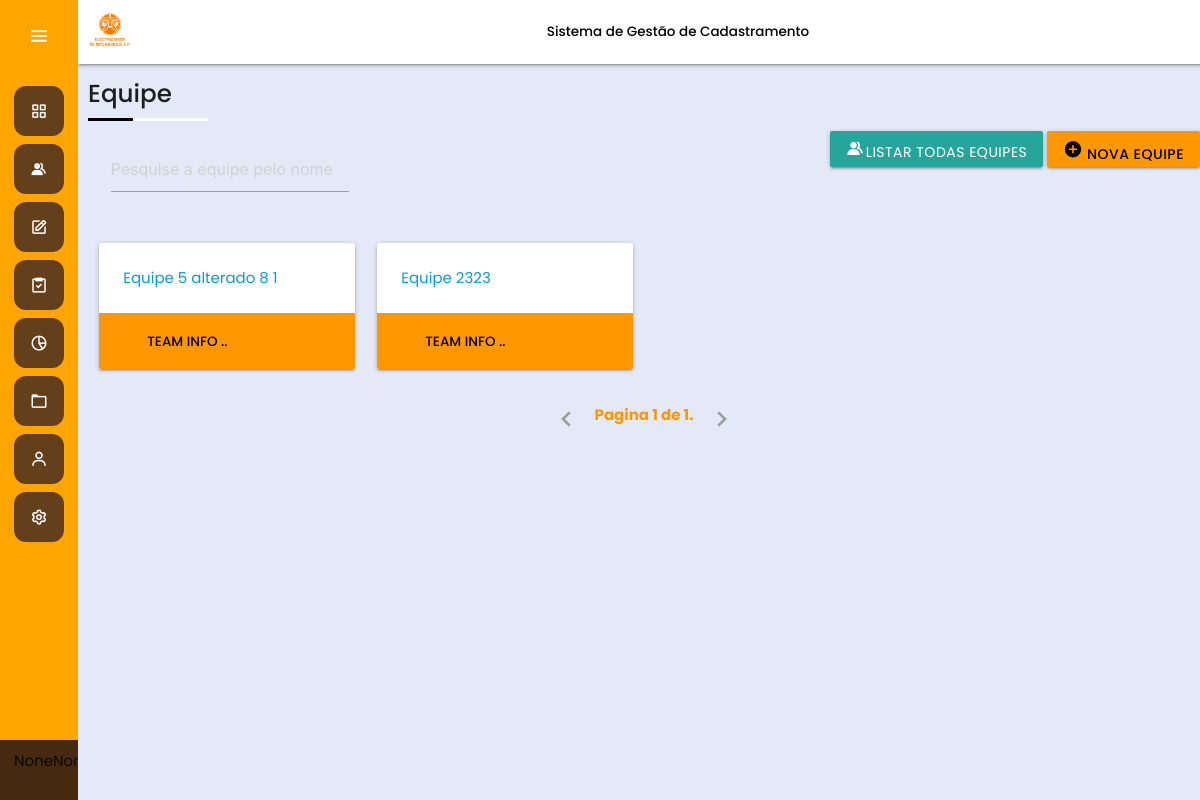
Before: /team/ with the older database file.
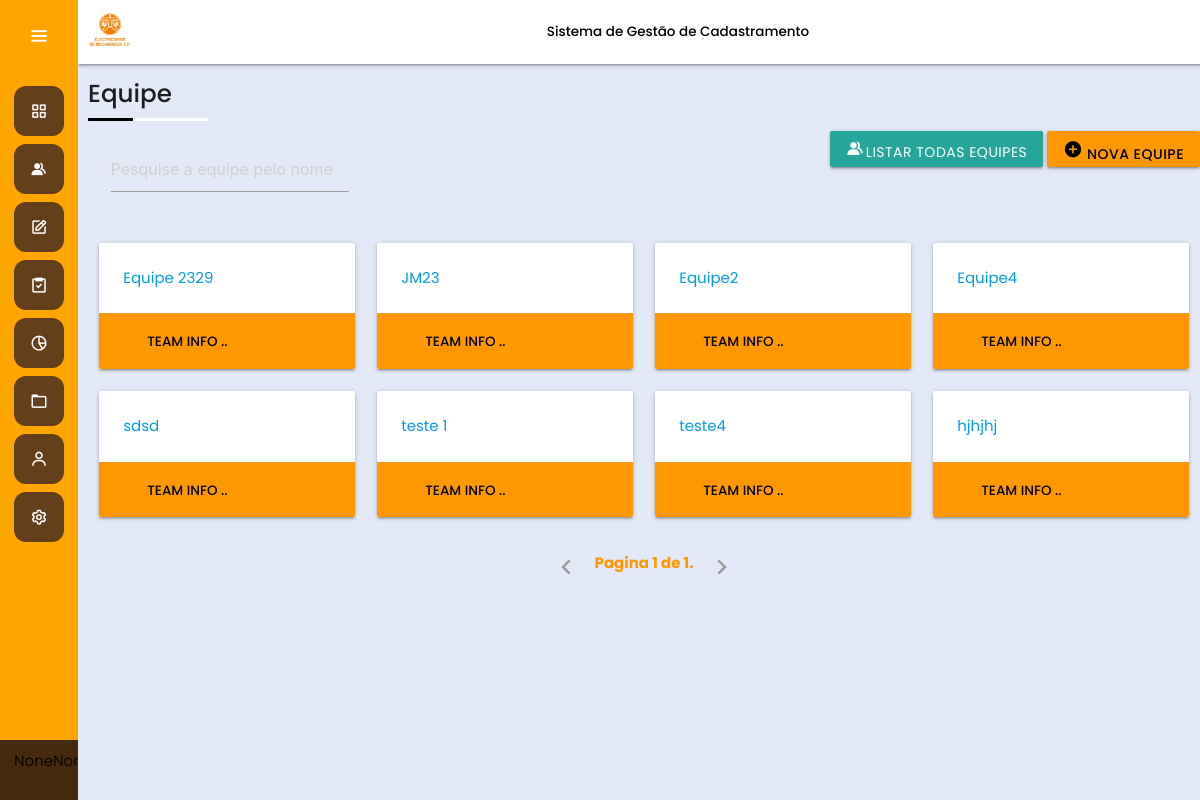
After: the same page with the newer database file.
### Team/models.py (models this page shows, shortened)
class Team(models.Model):
    name = models.CharField(max_length=100, unique=True)
    slug = models.SlugField(default="", null=False)
    state = models.BooleanField(default=True)
    asc = models.ForeignKey(ASC, on_delete=models.CASCADE)
    creator = models.ForeignKey(User, on_delete=models.CASCADE, related_name='created_teams')
    membros = models.ForeignKey(User, on_delete=models.CASCADE, related_name='teams_members', limit_choices_to={'user_type__in':['tecnico_campo']}, default=1)
    membros_1 = models.ForeignKey(User, on_delete=models.CASCADE, related_name='teams_members_1', limit_choices_to={'user_type__in':['tecnico_campo']}, default=1)
    supervisor = models.ForeignKey(User, on_delete=models.CASCADE, related_name='teams_supervisor', limit_choices_to={'user_type__in':['supervisor_campo']}, default=1)
    date_created = models.DateTimeField(default=timezone.now)

### Team/views.py (the view, shortened to what this page needs)
# urls.py: path('', views.Templateview.as_view(), name='project_show'),
class Templateview(TemplateView):
    template_name = "team_view.html"
    def get_context_data(self, **kwargs):
        context = super().get_context_data(**kwargs)
        all_teams = Team.objects.all()
        page = self.request.GET.get('page', 1)
        paginator = Paginator(all_teams, 8)  # Show 10 teams per page
        try:
            teams = paginator.page(page)
        except PageNotAnInteger:
            teams = paginator.page(1)
        except EmptyPage:
            teams = paginator.page(paginator.num_pages)
        context['equipes'] = teams
        return context

### templates/team_view.html (shortened to what this page needs)
{% extends "base.html" %}
{% load static %}
{% load materializecss %}
{% block page_header %}
  Equipe
{% endblock page_header %}
{% block content_main %}
     <div class="row">
         <div class="col s7">
         <form method="POST" action="{% url 'Team:team_show' %}" >
             <div class="input-field col s5">
               <input id="search" type="search" name="search" required placeholder="Pesquise a equipe pelo nome">
             </div>
          </form>
       </div>
       <div class="right">
            <a href="{% url 'Team:team_show' %}" class="btn"> <i class="bx bxs-group icon"></i>Listar Todas Equipes </a>
            <a href="{% url 'Team:team_create' %}" class="btn orange black-text"> <i class="material-icons">add_circle</i>
              Nova Equipe</a>
       </div>
    </div>
       <div class="row">
  {% if result %}
    {% for equipe in  result %}
    <div class="col s4 m3">
   <a  class="text-dark"  href="{% url 'Team:team_detail' pk=equipe.pk %}">
      <div class="card horizontal">
        <div class="card-image">
        </div>
        <div class="card-stacked">
          <div class="card-content">
          <p> <i class="bx bxs-group icon"></i> {{equipe.name}} </p>
          </div>
          <div class="card-action orange">
            <a href="#" class="white-text">Team info ..</a>
          </div>
        </div>
      </div>
    </a>
    </div>
    {% endfor %}
    {% else %}
    {% for equipe in equipes %}
    <div class="col s4 m3">
      <a class="text-dark" href="{% url 'Team:team_detail' pk=equipe.pk %}">
      <div class="card horizontal">
        <div class="card-stacked">
          <div class="card-content">
             <p>  {{equipe.name}}</p>
          </div>
          <div class="card-action orange">
            <a href="" class="black-text">Team info ..</a>
          </div>
        </div>
      </div>
    </a>
    </div>
    {% endfor %}
    {% endif %}
         </div>
 <ul class="pagination center orange-text" style="font-weight: bold">
  {% if equipes.has_previous %}
   <li class="waves-effect"><a href="?page={{ equipes.previous_page_number }}"><i class="material-icons text-custom-color">chevron_left</i></a></li>
 {% else %}
   <li class="disabled"><a><i class="material-icons">chevron_left</i></a></li>
 {% endif %}
 <span class="current text-custom-color">
   Pagina {{ equipes.number }} de {{ equipes.paginator.num_pages }}.
 </span>
 {% if equipes.has_next %}
   <li class="waves-effect"><a href="?page={{ equipes.next_page_number }}"><i class="material-icons text-custom-color">chevron_right</i></a></li>
 {% else %}
   <li class="disabled"><a><i class="material-icons">chevron_right</i></a></li>
 {% endif %}
</ul>
{% endblock content_main %}

Changed rows visible on the page:
removed Team: name "Equipe 5 alterado 8 1"
changed Team: name "Equipe 2323" → "Equipe 2329"
added Team: name "JM23"
added Team: name "Equipe2"
added Team: name "Equipe4"
added Team: name "sdsd"
added Team: name "teste 1"
added Team: name "teste4"
added Team: name "hjhjhj"
